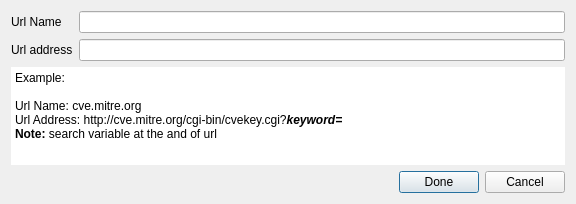
<?xml version="1.0" encoding="UTF-8"?>
<ui version="4.0">
 <class>addUrl</class>
 <widget class="QDialog" name="addUrl">
  <property name="geometry">
   <rect>
    <x>0</x>
    <y>0</y>
    <width>576</width>
    <height>204</height>
   </rect>
  </property>
  <property name="minimumSize">
   <size>
    <width>576</width>
    <height>204</height>
   </size>
  </property>
  <property name="maximumSize">
   <size>
    <width>576</width>
    <height>204</height>
   </size>
  </property>
  <property name="windowTitle">
   <string>Add Vulnerability Url</string>
  </property>
  <property name="windowIcon">
   <iconset resource="../../../../../dati_locali/progetti/nmapsi4/nmapsi4_exp/mainwin.qrc">
    <normaloff>:/images/icons/128x128/nmapsi4.png</normaloff>:/images/icons/128x128/nmapsi4.png</iconset>
  </property>
  <layout class="QVBoxLayout" name="verticalLayout_2">
   <item>
    <layout class="QGridLayout" name="gridLayout">
     <item row="0" column="0">
      <widget class="QLabel" name="label">
       <property name="text">
        <string>Url Name</string>
       </property>
      </widget>
     </item>
     <item row="0" column="1">
      <widget class="QLineEdit" name="lineUrlName"/>
     </item>
     <item row="1" column="0">
      <widget class="QLabel" name="label_2">
       <property name="text">
        <string>Url address</string>
       </property>
      </widget>
     </item>
     <item row="1" column="1">
      <widget class="QLineEdit" name="lineUrlAddr"/>
     </item>
    </layout>
   </item>
   <item>
    <layout class="QVBoxLayout" name="verticalLayout">
     <item>
      <widget class="QTextEdit" name="textEdit">
       <property name="frameShape">
        <enum>QFrame::NoFrame</enum>
       </property>
       <property name="readOnly">
        <bool>true</bool>
       </property>
       <property name="html">
        <string>&lt;!DOCTYPE HTML PUBLIC &quot;-//W3C//DTD HTML 4.0//EN&quot; &quot;http://www.w3.org/TR/REC-html40/strict.dtd&quot;&gt;
&lt;html&gt;&lt;head&gt;&lt;meta name=&quot;qrichtext&quot; content=&quot;1&quot; /&gt;&lt;style type=&quot;text/css&quot;&gt;
p, li { white-space: pre-wrap; }
&lt;/style&gt;&lt;/head&gt;&lt;body style=&quot; font-family:'DejaVu Sans'; font-size:9pt; font-weight:400; font-style:normal;&quot;&gt;
&lt;p style=&quot; margin-top:0px; margin-bottom:0px; margin-left:0px; margin-right:0px; -qt-block-indent:0; text-indent:0px;&quot;&gt;Example:&lt;/p&gt;
&lt;p style=&quot;-qt-paragraph-type:empty; margin-top:0px; margin-bottom:0px; margin-left:0px; margin-right:0px; -qt-block-indent:0; text-indent:0px;&quot;&gt;&lt;/p&gt;
&lt;p style=&quot; margin-top:0px; margin-bottom:0px; margin-left:0px; margin-right:0px; -qt-block-indent:0; text-indent:0px;&quot;&gt;Url Name: cve.mitre.org&lt;/p&gt;
&lt;p style=&quot; margin-top:0px; margin-bottom:0px; margin-left:0px; margin-right:0px; -qt-block-indent:0; text-indent:0px;&quot;&gt;Url Address: http://cve.mitre.org/cgi-bin/cvekey.cgi?&lt;span style=&quot; font-weight:600; font-style:italic;&quot;&gt;keyword=&lt;/span&gt;&lt;/p&gt;
&lt;p style=&quot; margin-top:0px; margin-bottom:0px; margin-left:0px; margin-right:0px; -qt-block-indent:0; text-indent:0px;&quot;&gt;&lt;span style=&quot; font-weight:600;&quot;&gt;Note: &lt;/span&gt;search variable at the and of url&lt;/p&gt;&lt;/body&gt;&lt;/html&gt;</string>
       </property>
      </widget>
     </item>
    </layout>
   </item>
   <item>
    <layout class="QHBoxLayout" name="horizontalLayout">
     <item>
      <spacer name="horizontalSpacer">
       <property name="orientation">
        <enum>Qt::Horizontal</enum>
       </property>
       <property name="sizeHint" stdset="0">
        <size>
         <width>40</width>
         <height>20</height>
        </size>
       </property>
      </spacer>
     </item>
     <item>
      <widget class="QPushButton" name="doneButt">
       <property name="text">
        <string>Done</string>
       </property>
       <property name="icon">
        <iconset resource="../../../../../dati_locali/progetti/nmapsi4/nmapsi4_exp/mainwin.qrc">
         <normaloff>:/images/images/flag_green.png</normaloff>:/images/images/flag_green.png</iconset>
       </property>
      </widget>
     </item>
     <item>
      <widget class="QPushButton" name="cancelButt">
       <property name="text">
        <string>Cancel</string>
       </property>
       <property name="icon">
        <iconset resource="../../../../../dati_locali/progetti/nmapsi4/nmapsi4_exp/mainwin.qrc">
         <normaloff>:/images/images/flag_red.png</normaloff>:/images/images/flag_red.png</iconset>
       </property>
      </widget>
     </item>
    </layout>
   </item>
  </layout>
 </widget>
 <resources>
  <include location="../../../../../dati_locali/progetti/nmapsi4/nmapsi4_exp/mainwin.qrc"/>
 </resources>
 <connections/>
</ui>
